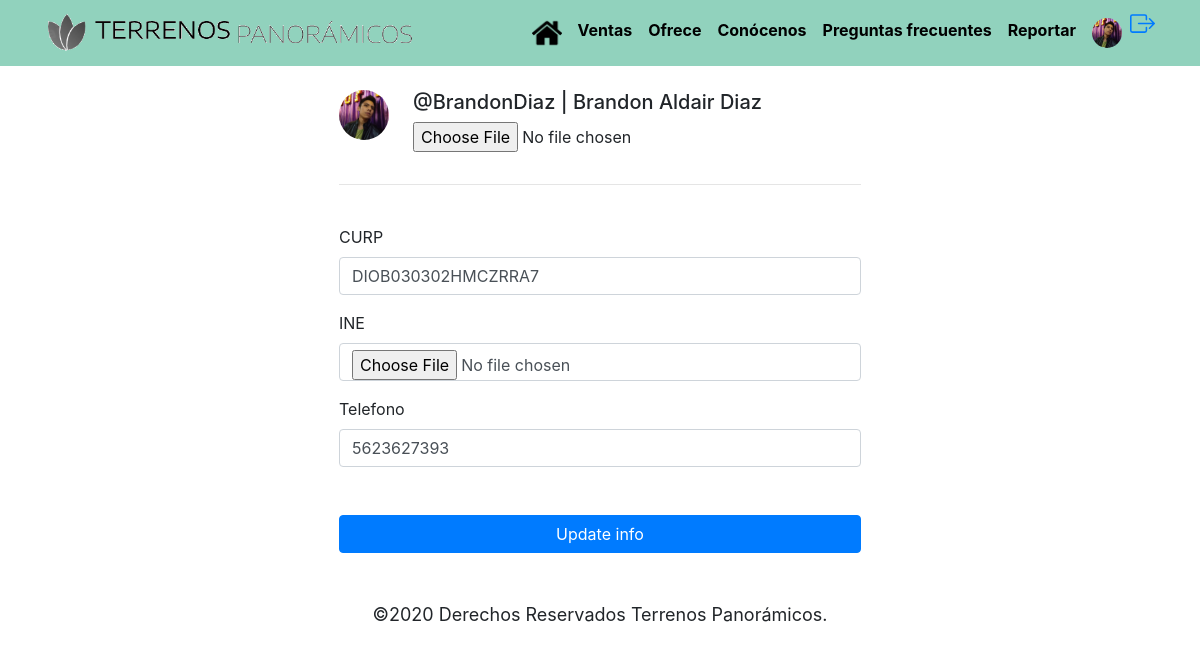
/users/me/profile/ (signed in), run on the app's committed database.
### users/models.py (models this page shows, shortened)
class Profile(models.Model):
    user = models.OneToOneField(User, on_delete = models.CASCADE)
    last_nameMa = models.CharField( max_length=150, blank=True)
    born = models.DateField(null=True, blank=True)
    phone_number = models.CharField(max_length=20, blank=True)
    picture = models.ImageField(
        upload_to = 'users/pictures',
        blank=True,
        null = True
        )
    curp = models.CharField(max_length=18,blank=True )
    ine = models.ImageField(
        upload_to = 'users/ine',
        blank=True,
        null = True)
    agente_soporte = models.BooleanField('Agente de soporte', default=False)
    gerente_soporte = models.BooleanField('Gerente de soporte', default=False)
    created = models.DateTimeField(auto_now_add=True)
    modified = models.DateTimeField(auto_now= True)

### users/views.py (the view)
# urls.py: path('users/me/profile/', users_views.update_profile, name='update_profile'),
@login_required
def update_profile(request):
    profile = request.user.profile
    if request.method == 'POST':
        form = ProfileForm(request.POST, request.FILES)
        if form.is_valid():
            data = form.cleaned_data
            profile.curp = data['curp']
            profile.phone_number = data['phone_number']
            profile.ine = data['ine']
            profile.picture = data['picture']
            profile.save()
            url = reverse('detail', kwargs={'username': request.user.username})
            return redirect(url)
    else:
        form = ProfileForm()
    return render(
        request=request,
        template_name='users/update_profile.html',
        context={
            'form':form,
            'profile': profile,
            'user':request.user,
        }
    )

### users/forms.py
class ProfileForm(forms.Form):
    curp = forms.CharField(max_length=18,required=True )
    phone_number = forms.CharField(max_length=20, required=False)
    picture = forms.ImageField()
    ine = forms.ImageField()

### templates/users/update_profile.html (shortened to what this page needs)
{% extends "base.html" %}
{% load static %}
{% block head_content %}
<link rel="stylesheet" href="{% static 'css/index.css' %}" >
{% endblock %}
{% block container %}
<div class="container">
    <div class="row justify-content-md-center">
        <div class="col-6 p-4" id="profile-box">
            <form action="{% url 'update_profile' %}" method="POST" enctype="multipart/form-data">
                <div class="media">
                    {% if profile.picture %}
                        <img src="{{ profile.picture.url }}" class="rounded-circle" height="50" />
                    {% else%}
                        <img src="{% static 'img/default-profile.png' %}" class="rounded-circle" height="50" />
                    {% endif %}
                    <div class="media-body">
                        <h5 class="ml-4">@{{ user.username }} | {{ user.get_full_name }}</h5>
                        <p class="ml-4"><input type="file" name="picture" required="true"></p>
                    </div>
                </div>
                <hr><br>
                <div class="form-group">
                    <label>CURP</label>
                    <input
                        class="form-control"
                        type="text"
                        name="curp"
                        placeholder="CURP"
                        value="{{ profile.curp }}"
                    />
                </div>
                <div class="form-group">
                    <label>INE</label>
                    <input
                        class="form-control"
                        type="file"
                        name="ine"
                        placeholder="Fotografia de tu ine"
                        required="true">
                </div>
                <div class="form-group">
                    <label>Telefono</label>
                    <input
                        class="form-control"
                        type="tel"
                        name="phone_number"
                        placeholder="Phone number"
                        value="{{ profile.phone_number }}"
                    />
                </div>
                <button type="submit" class="btn btn-primary btn-block mt-5">Update info</button>
            </form>
        </div>
    </div>
</div>
{% endblock %}

### templates/nav.html (shortened to what this page needs)
{% load static %}
<nav id="header" class="navbar navbar-expand-lg navbar-dark sticky-top" style="background-color: #91D2BD">
      <div class="container">
        <a class="navbar-brand" href="{% url "home" %}">
          <img src="{% static "img/logo.png" %}" alt="logo_TerrenosPanorámicos" id="TerrenosPanoramicos">
        </a>
        <div class="collapse navbar-collapse" id="navbar">
          <ul class="navbar-nav ml-auto">
            <li class="nav-item">
                <a class="nav-link" href="{% url "home" %}"><img src="{% static "img/casa.png" %}" id="index-home" alt="Home"/></a>
            </li>
            <li class="nav-item">
              <a class="nav-link" href="{% url "catalogo" %}" id="menú">Ventas</a>
            </li>
            <li class="nav-item">
                <a class="nav-link" href="{% url "ofrece" %}" id="menú">Ofrece</a>
            </li>
            <li class="nav-item">
                <a class="nav-link" href="{% url "conocenos" %}" id="menú">Conócenos</a>
            </li>
            <li class="nav-item">
                <a class="nav-link" href="{% url "faqs" %}" id="menú">Preguntas frecuentes</a>
            </li>
            {% if request.user.profile.agente_soporte or request.user.profile.gerente_soporte  %}
            <li class="nav-item">
                <a class="nav-link" href="{% url "reporte" %}" id="menú">Reportar</a>
            </li>
            {% endif %}
            <li class="nav-item">
              {% if request.user.is_anonymous %}
              <a class="nav-link" href="{% url "login"  %}">
                <img class="rounded-circle" src="{% static 'img/default-profile.png' %}" id="index-home" alt="user"/>
              </a>
              {% else %}
                <a class="nav-link" href="{% url "detail" request.user.username %}">
              {% if request.user.profile.picture %}
                        <img class="rounded-circle" src="{{ request.user.profile.picture.url }}" id="index-home" alt="user"/>
                    {% else%}
                        <img class="rounded-circle" src="{% static 'img/default-profile.png' %}" id="index-home" alt="user"/>
                    {% endif %}
                </a>
              {% endif %}
            </li>
            <li class="nav-item">
                    <a href="{% url "logout" %}">
                    </a>
            </li>
          </ul>
        </div>
      </div>
    </nav>

### static/css/index.css (style rules this page uses)
#index-home { width: 30px; height: 30px; }
#menú { color:black; font-weight: bold; }
#TerrenosPanoramicos { width: 370px; height: 40px; }

### data on the page
Profile: picture (picture), curp "DIOB030302HMCZRRA7", phone_number "5623627393"

### other printed values
{{ user.username }} "BrandonDiaz"
{{ user.get_full_name }} "Brandon Aldair Diaz"
